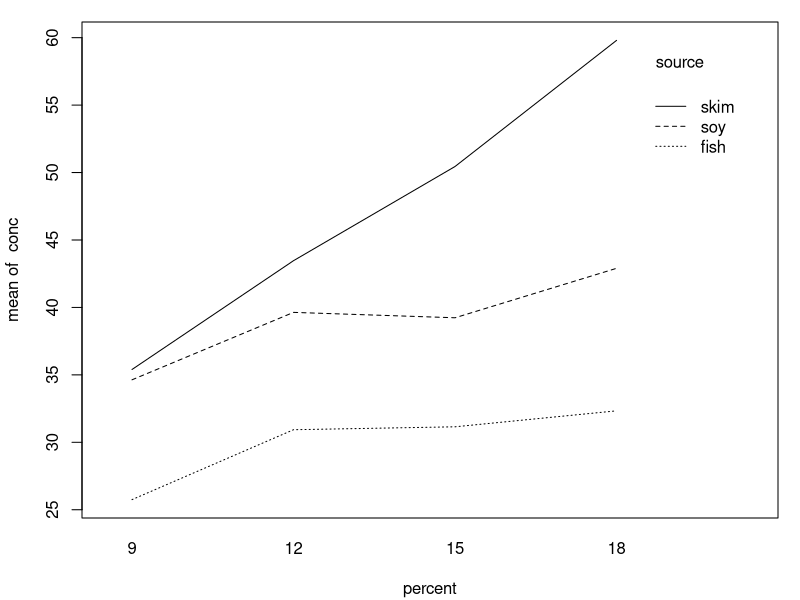
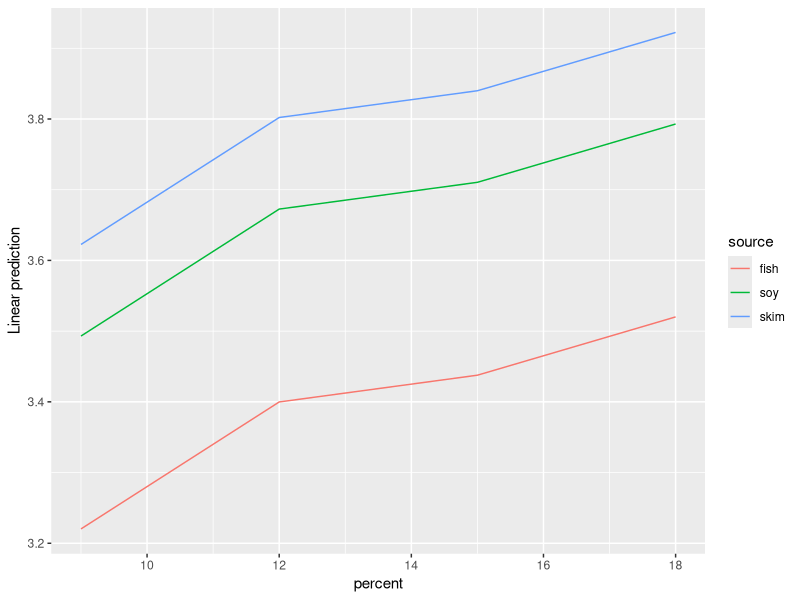
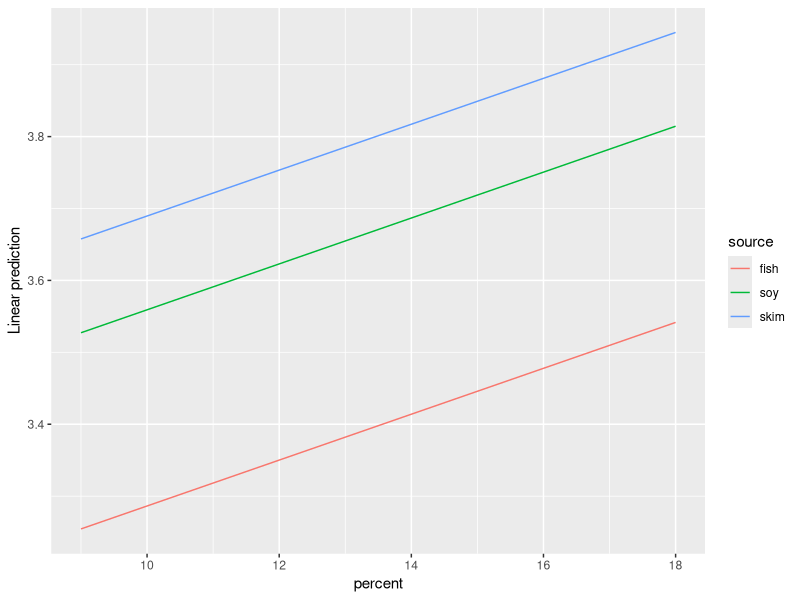
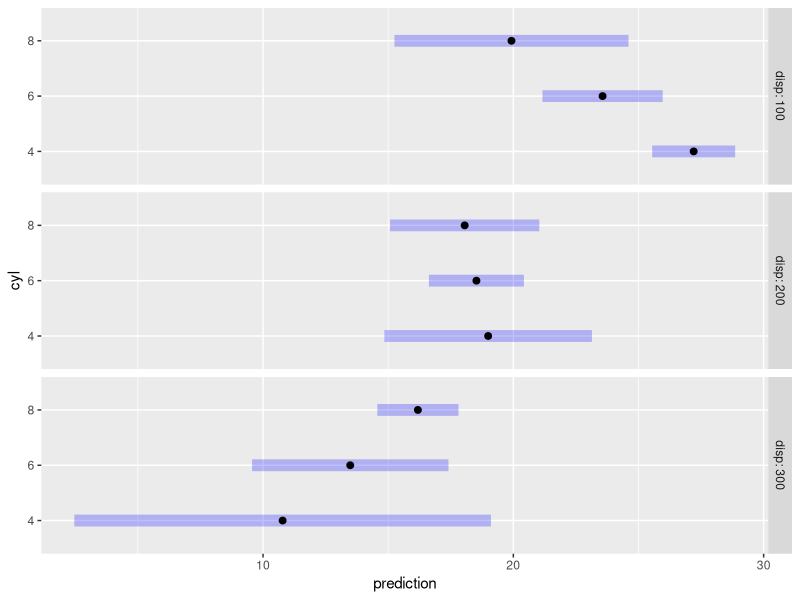
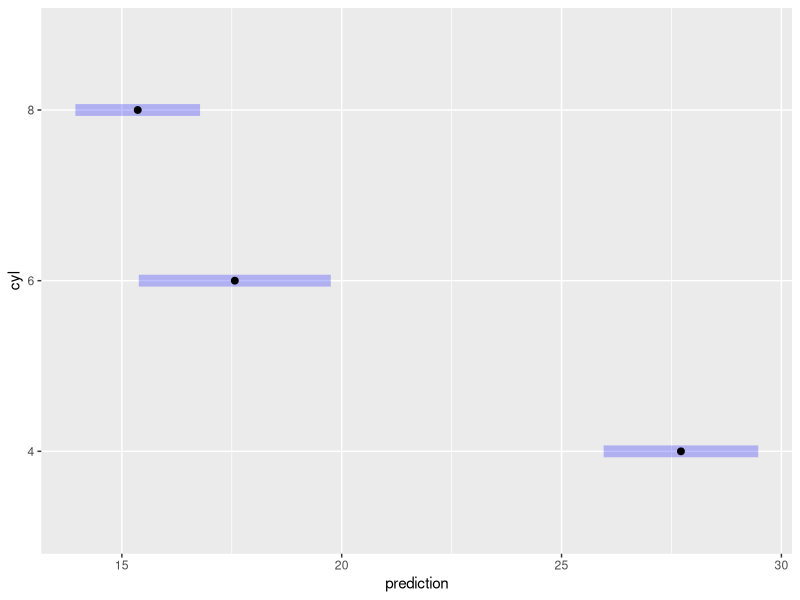
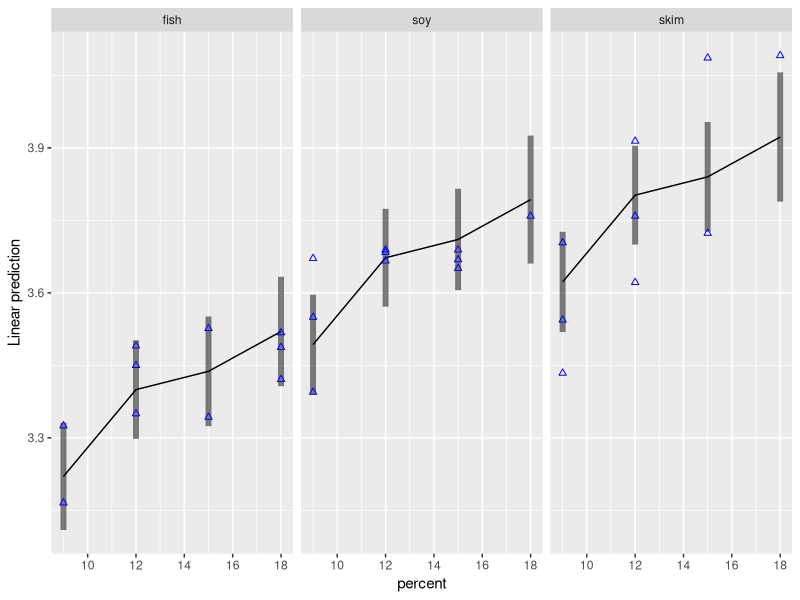

Reproduce these figures in R, in order.
## ---- echo = FALSE, results = "hide", message = FALSE-------------------------
require("emmeans")
knitr::opts_chunk$set(fig.width = 4.5, class.output = "ro")

## ---- echo = FALSE------------------------------------------------------------
par(mar = .1 + c(4, 4, 1, 1))   # reduce head space


## -----------------------------------------------------------------------------
with(pigs, interaction.plot(percent, source, conc))

## -----------------------------------------------------------------------------
with(pigs, tapply(conc, percent, mean))

## -----------------------------------------------------------------------------
cell.means <- matrix(with(pigs, 
    tapply(conc, interaction(source, percent), mean)), 
    nrow = 3)
cell.means

## -----------------------------------------------------------------------------
apply(cell.means, 2, mean)

## -----------------------------------------------------------------------------
with(pigs, table(source, percent))

## -----------------------------------------------------------------------------
sum(c(3, 1, 1) * cell.means[, 4]) / 5

## -----------------------------------------------------------------------------
pigs.lm1 <- lm(log(conc) ~ source + factor(percent), data = pigs)

## -----------------------------------------------------------------------------
ref_grid(pigs.lm1)

## -----------------------------------------------------------------------------
ref_grid(pigs.lm1) @ grid

## -----------------------------------------------------------------------------
pigs.lm2 <- lm(log(conc) ~ source + percent, data = pigs)
ref_grid(pigs.lm2)

## -----------------------------------------------------------------------------
ref_grid(pigs.lm2) @ grid

## -----------------------------------------------------------------------------
pigs.pred1 <- matrix(predict(ref_grid(pigs.lm1)), nrow = 3)
pigs.pred1

## -----------------------------------------------------------------------------
apply(pigs.pred1, 1, mean) ### EMMs for source

apply(pigs.pred1, 2, mean) ### EMMs for percent

## -----------------------------------------------------------------------------
predict(ref_grid(pigs.lm2))

## -----------------------------------------------------------------------------
emmeans(pigs.lm1, "percent")

## -----------------------------------------------------------------------------
ref_grid(pigs.lm2, cov.keep = "percent")

## -----------------------------------------------------------------------------
ref_grid(pigs.lm2, cov.reduce = range)

## -----------------------------------------------------------------------------
mtcars.lm <- lm(mpg ~ disp * cyl, data = mtcars)
ref_grid(mtcars.lm)

## -----------------------------------------------------------------------------
mtcars.rg <- ref_grid(mtcars.lm, cov.keep = 3,
                      at = list(disp = c(100, 200, 300)))
mtcars.rg

## -----------------------------------------------------------------------------
mtcars.1 <- lm(mpg ~ factor(cyl) + disp + I(disp^2), data = mtcars)
emmeans(mtcars.1, "cyl")

## -----------------------------------------------------------------------------
mtcars <- transform(mtcars, 
                    Cyl = factor(cyl),
                    dispsq = disp^2)
mtcars.2 <- lm(mpg ~ Cyl + disp + dispsq, data = mtcars)
emmeans(mtcars.2, "Cyl")

## -----------------------------------------------------------------------------
ref_grid(mtcars.1)
ref_grid(mtcars.2)

## -----------------------------------------------------------------------------
emmeans(mtcars.2, "Cyl", at = list(dispsq = 230.72^2))

## -----------------------------------------------------------------------------
emmip(pigs.lm1, source ~ percent)
emmip(ref_grid(pigs.lm2, cov.reduce = FALSE), source ~ percent)

## -----------------------------------------------------------------------------
plot(mtcars.rg, by = "disp")

## -----------------------------------------------------------------------------
mtcars.rg_d.c <- ref_grid(mtcars.lm, at = list(cyl = c(4,6,8)),
                          cov.reduce = disp ~ cyl)
mtcars.rg_d.c @ grid

## ----fig.height = 1.5---------------------------------------------------------
plot(mtcars.rg_d.c)

## -----------------------------------------------------------------------------
require("ggplot2")
emmip(pigs.lm1, ~ percent | source, CIs = TRUE) +
    geom_point(aes(x = percent, y = log(conc)), data = pigs, pch = 2, color = "blue")

## -----------------------------------------------------------------------------
emmeans(pigs.lm1, "percent", weights = "cells")

## -----------------------------------------------------------------------------
pigs.lm3 <- lm(log(conc) ~ factor(percent), data = pigs)
emmeans(pigs.lm3, "percent")

## -----------------------------------------------------------------------------
MOats.lm <- lm (yield ~ Block + Variety, data = MOats)
ref_grid (MOats.lm, mult.name = "nitro")

## -----------------------------------------------------------------------------
pigs.rg <- ref_grid(pigs.lm1)
class(pigs.rg)

pigs.emm.s <- emmeans(pigs.rg, "source")
class(pigs.emm.s)

## -----------------------------------------------------------------------------
pigs.rg

pigs.emm.s

## -----------------------------------------------------------------------------
str(pigs.emm.s)

## -----------------------------------------------------------------------------
class(summary(pigs.emm.s))
